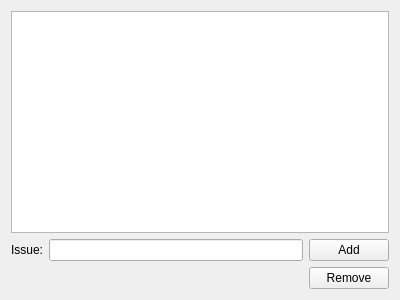
<?xml version="1.0" encoding="UTF-8"?>
<ui version="4.0">
 <class>TesterObserver</class>
 <widget class="QWidget" name="TesterObserver">
  <property name="geometry">
   <rect>
    <x>0</x>
    <y>0</y>
    <width>400</width>
    <height>300</height>
   </rect>
  </property>
  <property name="windowTitle">
   <string>TesterObserver</string>
  </property>
  <layout class="QVBoxLayout" name="verticalLayout">
   <item>
    <widget class="QTableView" name="tableView"/>
   </item>
   <item>
    <layout class="QHBoxLayout" name="horizontalLayout_2">
     <item>
      <widget class="QLabel" name="label">
       <property name="text">
        <string>Issue:</string>
       </property>
      </widget>
     </item>
     <item>
      <widget class="QLineEdit" name="leIssue"/>
     </item>
     <item>
      <widget class="QPushButton" name="btnAdd">
       <property name="text">
        <string>Add</string>
       </property>
      </widget>
     </item>
    </layout>
   </item>
   <item>
    <layout class="QHBoxLayout" name="horizontalLayout">
     <item>
      <spacer name="horizontalSpacer">
       <property name="orientation">
        <enum>Qt::Horizontal</enum>
       </property>
       <property name="sizeHint" stdset="0">
        <size>
         <width>40</width>
         <height>20</height>
        </size>
       </property>
      </spacer>
     </item>
     <item>
      <widget class="QPushButton" name="btnRemove">
       <property name="text">
        <string>Remove</string>
       </property>
      </widget>
     </item>
    </layout>
   </item>
  </layout>
 </widget>
 <layoutdefault spacing="6" margin="11"/>
 <resources/>
 <connections/>
</ui>
